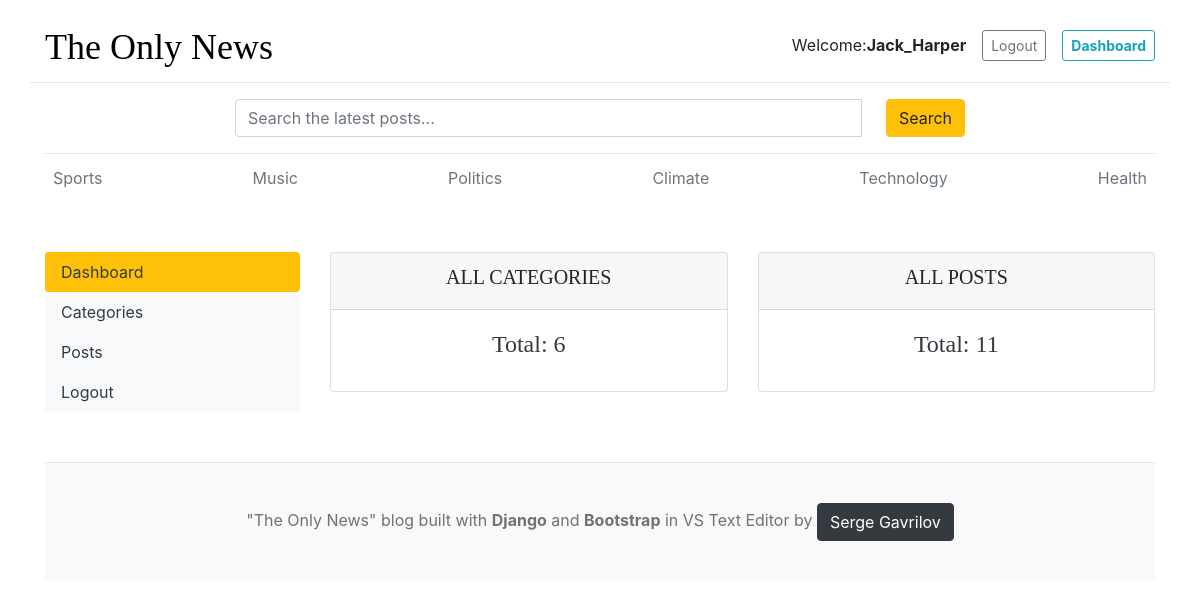
The app's page /dashboard/ (signed in) with its own data.
### blogs/models.py (models this page shows, shortened)
class Category(models.Model):
    category_name = models.CharField(max_length=50, unique=True)
    created_at = models.DateTimeField(auto_now_add=True)
    updated_at = models.DateTimeField(auto_now=True)
    class Meta:
        verbose_name_plural = 'categories'

class MyWeb(models.Model):
    myname = models.CharField(max_length=25)
    mylink = models.URLField(max_length=100)
    class Meta:
        verbose_name_plural = 'My Website'

### dashboards/views.py (the view)
# urls.py: path('dashboard/', include('dashboards.urls')),
@login_required(login_url='login')
def dashboard(request):
    category_count = Category.objects.all().count()
    blogs_count = Blog.objects.all().count()
    context = {
        'category_count':category_count,
        'blogs_count':blogs_count,
    }
    return render(request, 'dashboard/dashboard.html', context)

### blogs/context_processors.py (called while the page is built)
def get_categories(request):
    categories = Category.objects.all()
    return dict(categories=categories)

def get_social_links(request):
    social_links = SocialLink.objects.all()
    return dict(social_links=social_links)

def get_my_web(request):
    my_web = MyWeb.objects.all()
    return dict(my_web=my_web)

### templates/dashboard/dashboard.html
{% extends 'base.html'%}
{% block content %}
<div class="row dashboard">
    {% include 'dashboard/sidebar.html' %}
    <div class="col-md-9">
        <div class="row">
            <div class="col">
                <div class="card border-default mb-3">
                    <div class="card-header text-center text-uppercase font-werght-bold">
                        <h5>All Categories</h5>
                    </div>
                    <div class="card-body text-dark text-center">
                        <h4 class="card-title">Total: {{ category_count }}</h4>
                    </div>
                </div>
            </div>
            <div class="col">
                <div class="card border-default mb-3">
                    <div class="card-header text-center text-uppercase font-werght-bold">
                        <h5>All Posts</h5>
                </div>
                    <div class="card-body text-dark text-center">
                        <h4 class="card-title">Total: {{ blogs_count }}</h4>
                    </div>
                </div>
            </div>
        </div>
    </div>
</div>
{% endblock %}

### templates/base.html (shortened to what this page needs)
{% load static %}
<!DOCTYPE html>
<html lang="en">
  <head>
    <link
      href="https://getbootstrap.com/docs/4.0/dist/css/bootstrap.min.css"
      rel="stylesheet"
    />
    <link rel="stylesheet"  href="{% static 'style/blog.css' %}" />
    <link rel="stylesheet" href="https://cdnjs.cloudflare.com/ajax/libs/font-awesome/4.7.0/css/font-awesome.min.css">
  </head>
  <body>
    <div class="container">
      <header class="blog-header py-3">
        <div class="row flex-nowrap justify-content-between align-items-center">
          <div class="col-8 pt-1">
            <a class="blog-header-logo" href="/">The Only News</a>
          </div>
          <div class="col-4 d-flex justify-content-end align-items-center">
            {% if not user.is_authenticated%}
            <a class="btn btn-sm btn-warning" href="{% url 'login' %}">Sign In</a> &nbsp;
            <a class="btn btn-sm btn-outline-secondary" href="{% url 'register' %}">Register</a>
            {% else %}
            <span>Welcome:<strong>{{ user }}</strong></span>
            <a class="btn btn-sm btn-outline-secondary ml-3" href="{% url 'logout' %}">Logout</a>
            <a class="btn btn-sm btn-outline-info ml-3" href="{% url 'dashboard' %}"><strong>Dashboard</strong></a>
            {% endif %}
          </div>
        </div>
        <div class="row flex-nowrap justify-content-between align-items-center search_fun mt-2" style="border-top: 1px solid #e5e5e5;" >
          <div class="col-2">
            </div>
          <div class="col-8 mt-3">
            <form action="{% url 'search' %}" method="GET">
              <div class="input-group">
                <input class="form-control" type="text" name="keyword" value="{{ keyword }}" placeholder="Search the latest posts..." aria-label="Enter search term..." aria-describedby="button-search" />
                <button type="submit" class="ml-4 btn btn-warning" id="button-search" type="button">Search</button>
            </div>
            </form>
          </div>
          <div class="col-2">
          </div>
        </div>
      </header>
      <div class="nav-scroller py-1 mb-2">
        <nav class="nav d-flex justify-content-between">
          {% for cat in categories %}
          <a class="p-2 text-muted" href="{% url 'posts_by_category' cat.id %}">{{cat.category_name}}</a>
          {% endfor %}
        </nav>
      </div>
{% block content %}
{% endblock %}
      {% if my_web %}
      <footer class="blog-footer">
        {% for myweb in my_web %}
        <p>"The Only News" blog built with <strong>Django</strong> and <strong>Bootstrap</strong> in VS Text Editor by <a class="btn btn-dark" href="{{ myweb.mylink }}" target="_blank">{{myweb.myname}}</a></p>
        {% endfor %}
      </footer>
      {% endif %}
    </body>
  </html>

### blog_main/static/style/blog.css (style rules this page uses)
.blog-header { border-bottom: 1px solid #e5e5e5; }
.blog-header-logo { font-family: "Playfair Display", Georgia, "Times New Roman", serif; font-size: 2.25rem; color: black; }
h1, h2, h3, h4, h5, h6 { font-family: "Playfair Display", Georgia, "Times New Roman", serif; }
.dashboard { margin-bottom: 50px; margin-top: 50px; }
.blog-footer { padding: 2.5rem 0; color: #727272; text-align: center; background-color: #f9f9f9; border-top: .05rem solid #e5e5e5; }
.blog-footer p:last-child { margin-bottom: 0; }

### records on screen
Category: category_name "Sports"
Category: category_name "Music"
Category: category_name "Politics"
Category: category_name "Climate"
Category: category_name "Technology"
Category: category_name "Health"
MyWeb: myname "Serge Gavrilov"

### other values on screen
{{ user }} "Jack_Harper"
{{ category_count }} "6"
{{ blogs_count }} "11"
